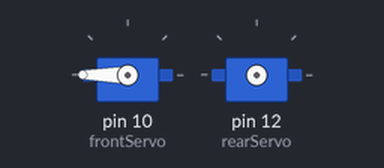
Recording of a sketch running on a simulated Arduino Uno, built with avr-gcc and run on an emulated ATmega328P. On the bench: 2 × servo.

Above: at 1.1 s.
At 2.1 s:
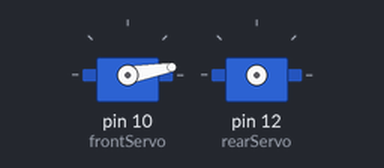
At 4.1 s:
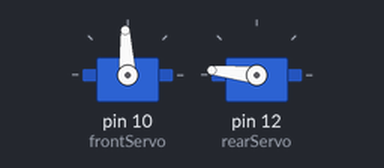
At 6.1 s:
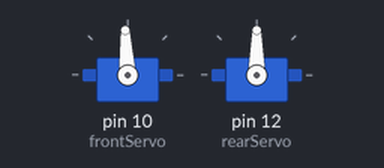
Timing chart, 0 to 7.6 s (numbered marks = the images above):
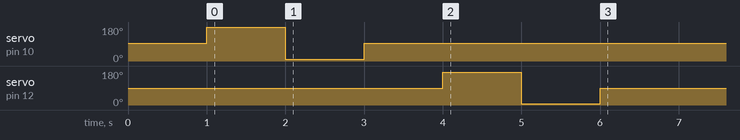

The sketch:

insect_robot.ino
```cpp
#include <Servo.h>

Servo frontServo;
Servo rearServo;
int delayTime = 1000;

void setup()
{
  frontServo.attach(10);
  frontServo.write(93); //center
  delay(delayTime);
  frontServo.write(180); //leftFrontDown 90 degrees
  delay(delayTime);
  frontServo.write(10); //rightFrontDown 90 degrees
  delay(delayTime);
  frontServo.write(93); //center


  rearServo.attach(12);
  rearServo.write(90); //center
  delay(delayTime);
  rearServo.write(174); //rearRight 90 degrees
  delay(delayTime);
  rearServo.write(6); //rearLeft 90 degrees
  delay(delayTime);
  rearServo.write(90); //center


}

void loop()
{
  delay(delayTime);
}
```

Measured:
- by itself, servo on pin 12 (rearServo): 90° → 174° at 4.0 s, → 6° 1.0 s later, → 90° 1.0 s later
